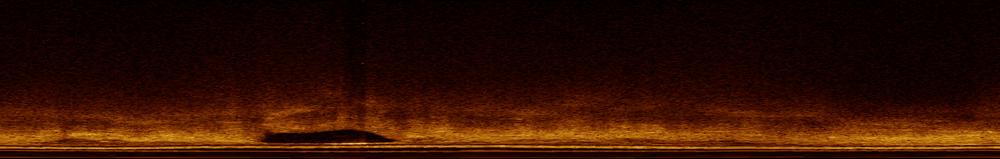
#> input picture DataImage/1/1e.png, 1000 x 159 px, shrunk from 2293 x 365 before the run
$ python hist.py
#> lines starting #> are read from the running program, lines starting #| are printed output that depends on the picture; after the words box and inside, x2 and y2 are one past the last pixel; in counts of white or black regions, pixels touching at a corner belong together
"""
直方图
"""
import cv2

# 读取原始图像
original_image = cv2.imread('DataImage/1/1e.png')
#> original_image is the input picture: shape (159, 1000, 3); mean B, G, R 1.3, 16.1, 48.7

# 将图像转换为灰度图，因为直方图分割通常在灰度图上进行
gray_image = cv2.cvtColor(original_image, cv2.COLOR_BGR2GRAY)
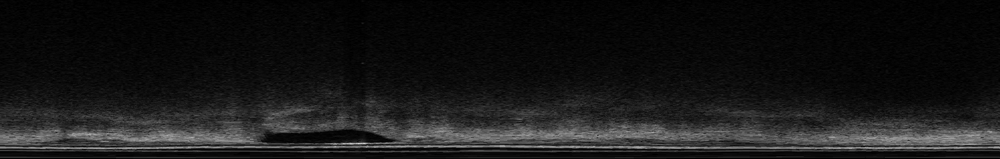
#> gray_image: shape (159, 1000); min 0, max 211, mean 24.2

# 使用Otsu's方法自动确定阈值
threshold, segmented_image = cv2.threshold(gray_image, 0, 255, cv2.THRESH_BINARY + cv2.THRESH_OTSU)
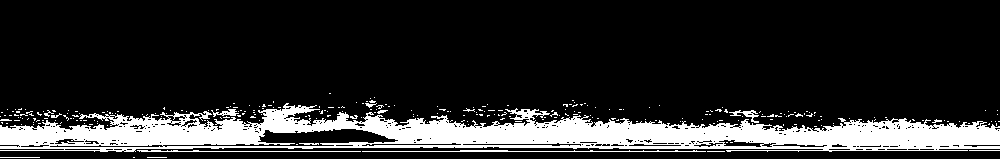
#> segmented_image: shape (159, 1000); 16.3% white; 271 white regions (256 under 20 px), largest, box (x1, y1, x2, y2) and area: (0, 103, 1000, 152) 24032, (362, 150, 706, 152) 406, (137, 150, 361, 152) 255
#> threshold = 48

# 显示原始图像和分割后的图像
cv2.imshow('Original Image', original_image)
cv2.imshow('Segmented Image', segmented_image)
cv2.imwrite('DataImage/1/1e_hist.png', segmented_image)

# 等待按键后关闭所有窗口
cv2.waitKey(0)
cv2.destroyAllWindows()

$ run again, with DataImage/1/10e.png copied over DataImage/1/1e.png
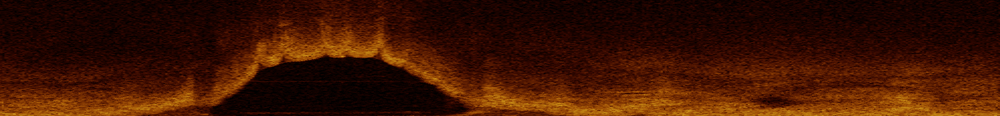
#> input picture DataImage/1/10e.png, 1000 x 116 px, shrunk from 2293 x 267 before the run
#> original_image is the input picture: shape (116, 1000, 3); mean B, G, R 1.4, 20, 62
#> `gray_image = cv2.cvtColor(original_image, cv2.COLOR_BGR2GRAY)`:
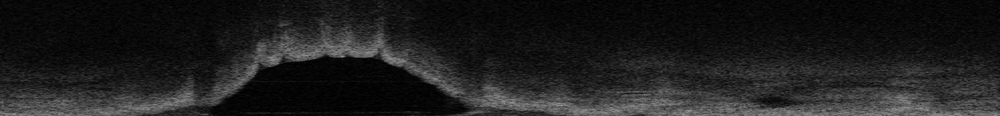
#> gray_image: shape (116, 1000); min 0, max 152, mean 30.4
#> `threshold, segmented_image = cv2.threshold(gray_image, 0, 255, cv2.THR..`:
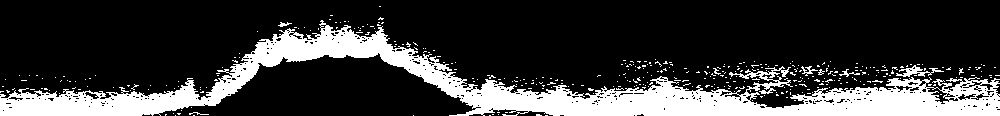
#> segmented_image: shape (116, 1000); 22.2% white; 376 white regions (368 under 20 px), largest, box (x1, y1, x2, y2) and area: (0, 20, 1000, 116) 24185, (896, 65, 944, 77) 208, (801, 66, 818, 76) 62
#> threshold = 47

$ run again, with DataImage/1/2e.png copied over DataImage/1/1e.png
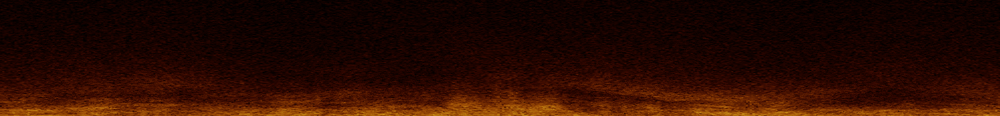
#> input picture DataImage/1/2e.png, 1000 x 116 px, shrunk from 2293 x 267 before the run
#> original_image is the input picture: shape (116, 1000, 3); mean B, G, R 0.6, 10.8, 41.8
#> `gray_image = cv2.cvtColor(original_image, cv2.COLOR_BGR2GRAY)`:
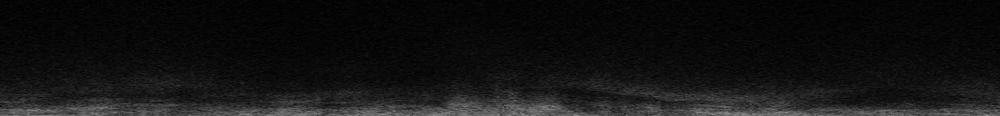
#> gray_image: shape (116, 1000); min 0, max 146, mean 18.9
#> `threshold, segmented_image = cv2.threshold(gray_image, 0, 255, cv2.THR..`:
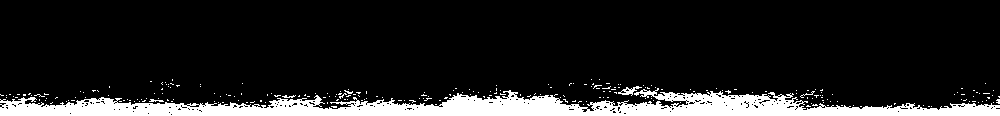
#> segmented_image: shape (116, 1000); 12.6% white; 244 white regions (239 under 20 px), largest, box (x1, y1, x2, y2) and area: (0, 88, 1000, 116) 13812, (618, 86, 642, 96) 90, (149, 99, 164, 102) 27, (800, 91, 815, 98) 23, (282, 95, 296, 98) 23
#> threshold = 40

$ run again, with DataImage/1/3e.png copied over DataImage/1/1e.png
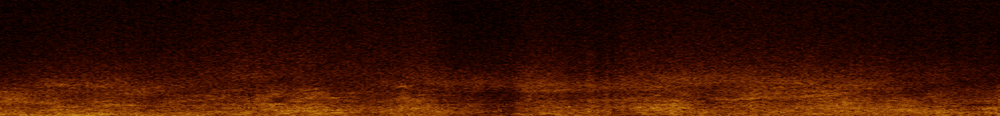
#> input picture DataImage/1/3e.png, 1000 x 116 px, shrunk from 2293 x 267 before the run
#> original_image is the input picture: shape (116, 1000, 3); mean B, G, R 0.9, 16.2, 56.1
#> `gray_image = cv2.cvtColor(original_image, cv2.COLOR_BGR2GRAY)`:
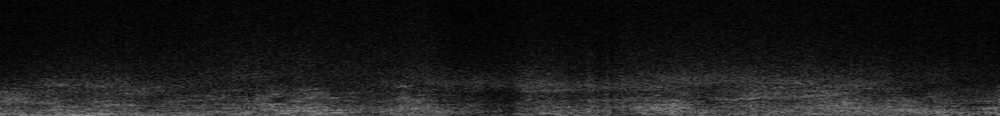
#> gray_image: shape (116, 1000); min 0, max 142, mean 26.4
#> `threshold, segmented_image = cv2.threshold(gray_image, 0, 255, cv2.THR..`:
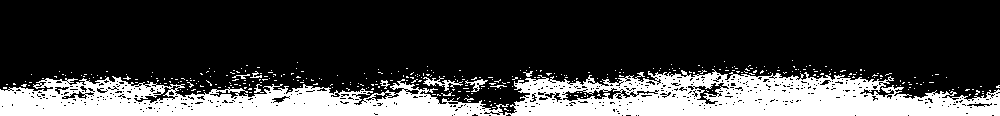
#> segmented_image: shape (116, 1000); 24.1% white; 364 white regions (355 under 20 px), largest, box (x1, y1, x2, y2) and area: (0, 69, 1000, 116) 26525, (423, 76, 463, 91) 180, (465, 79, 488, 92) 98
#> threshold = 39
